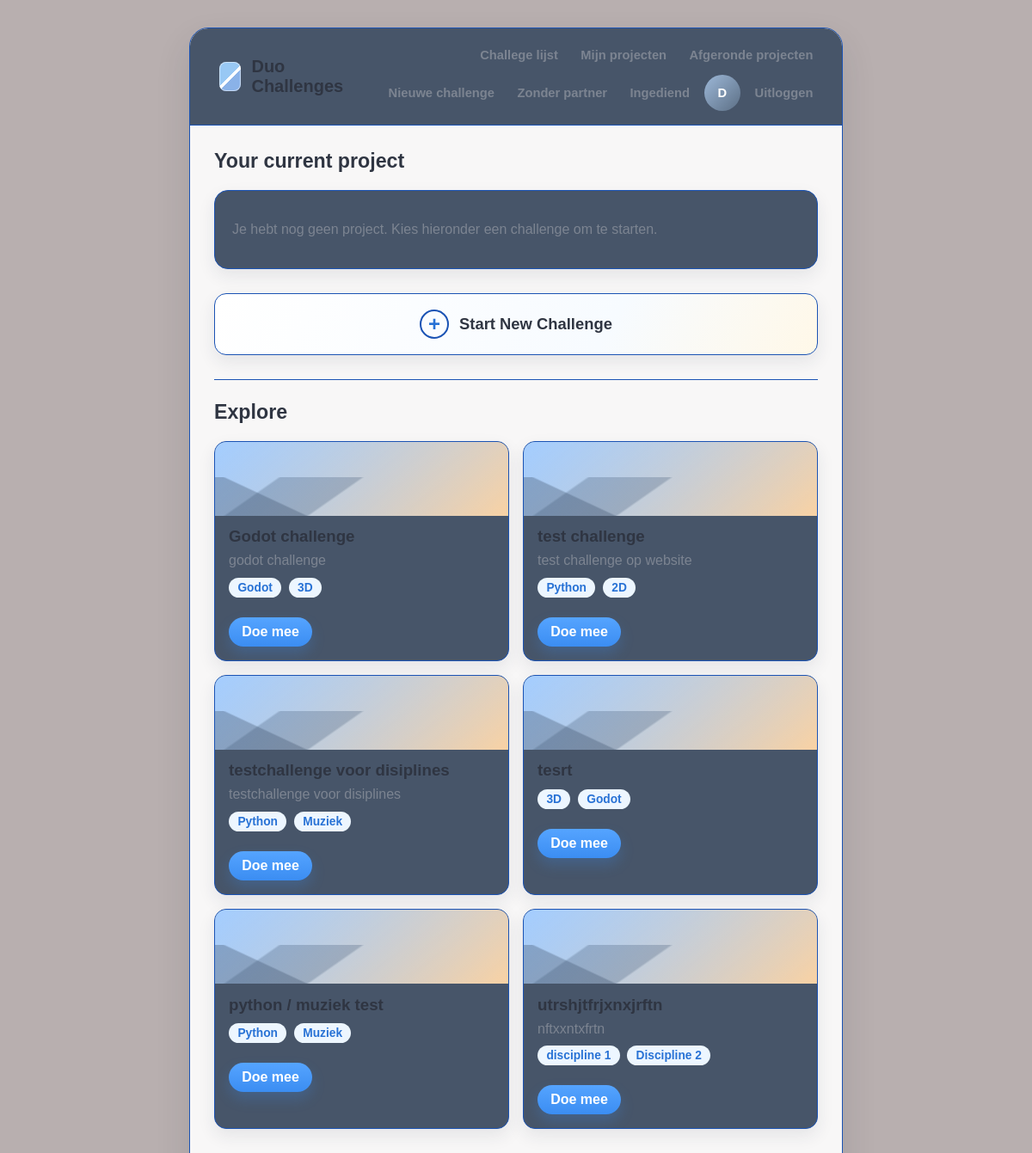
Before: /challenges/ (signed in) with the older database file.
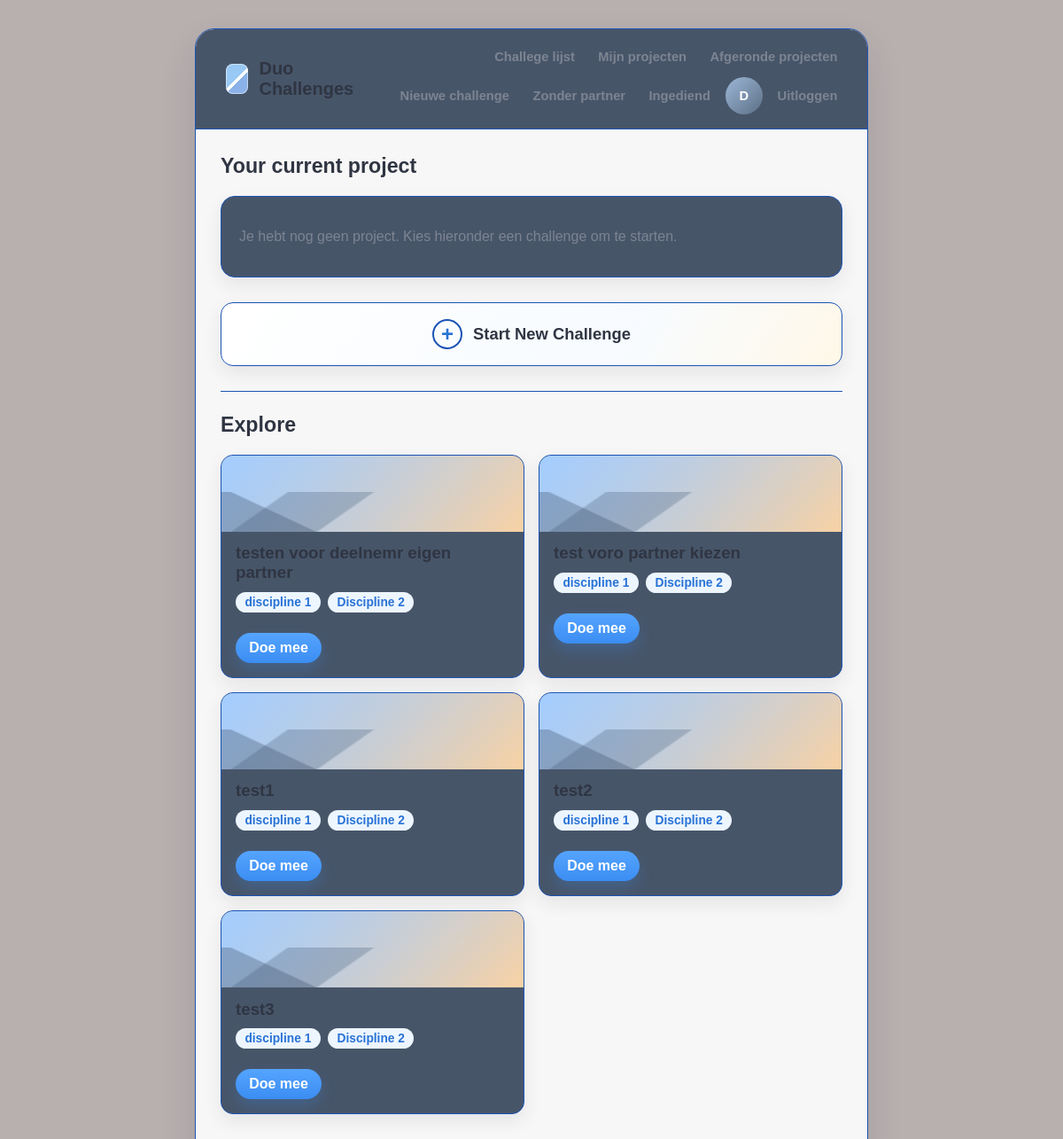
After: the same page with the newer database file.
### challenges/models.py (models this page shows, shortened)
class Challenge(models.Model):
    titel = models.CharField(max_length=200)
    omschrijving = models.TextField()
    discipline_een = models.ForeignKey(
        Discipline,
        on_delete=models.CASCADE,
        related_name='challenges_een'
    )
    discipline_twee = models.ForeignKey(
        Discipline,
        on_delete=models.CASCADE,
        related_name='challenges_twee'
    )
    aangemaakt_door = models.ForeignKey(
        User,
        on_delete=models.SET_NULL,
        null=True
    )
    aangemaakt_op = models.DateTimeField(auto_now_add=True)

class Discipline(models.Model):
    naam = models.CharField(max_length=100)
    def __str__(self):
        return self.naam

### challenges/views.py (the view)
# urls.py: path('challenges/', views.challenges_lijst, name='challenges_lijst'),
@login_required(login_url='login')
def challenges_lijst(request):
    verborgen_challenge_ids = Project.objects.filter(
        Q(deelnemer=request.user) | Q(partner=request.user),
        status__in=['goedgekeurd', 'afgekeurd']
    ).values_list('challenge_id', flat=True)
    challenges = Challenge.objects.exclude(id__in=verborgen_challenge_ids)
    projecten = Project.objects.filter(deelnemer=request.user)
    uitgenodigde_projecten = Project.objects.filter(
        uitgenodigde_partner=request.user
    )
    huidig_project = Project.objects.filter(
        Q(deelnemer=request.user) | Q(partner=request.user)
).exclude(status__in=['goedgekeurd', 'afgekeurd']).first()
    for challenge in challenges:
        challenge.user_project = projecten.filter(challenge=challenge).first()
        challenge.uitnodiging = uitgenodigde_projecten.filter(challenge=challenge).first()
    return render(request, 'challenges_lijst.html', {
        'challenges': challenges,
        'projecten': projecten,
        'uitgenodigde_projecten': uitgenodigde_projecten,
        'huidig_project': huidig_project,
    })

### challenges/templates/challenges_lijst.html (shortened to what this page needs)
{% extends 'base.html' %}
{% block content %}
{% with current_project=huidig_project %}
    <section class="dashboard-section">
        <h2>Your current project</h2>
        {% if current_project %}
            <div class="current-project-card status-{{ current_project.status }}">
                <div class="current-project-body">
                    {% if current_project.afbeelding %}
                        <img class="project-thumb-image" src="{{ current_project.afbeelding.url }}" alt="Afbeelding van {{ current_project.challenge.titel }}">
                    {% else %}
                        <div class="project-thumb-empty"></div>
                    {% endif %}
                    <div>
                        <h3 class="section-title">{{ current_project.challenge.titel }}</h3>
                        <p class="line text-muted">
                            Partner:
                            {% if current_project.partner %}
                                {{ current_project.partner.username }}
                            {% else %}
                                Nog geen partner
                            {% endif %}
                        </p>
                        <div class="progress-row">
                            <div class="progress-track">
                                <span class="progress-bar progress-{{ current_project.status }}"></span>
                            </div>
                            <strong>
                                {% if current_project.status == 'goedgekeurd' %}
                                    100%
                                {% elif current_project.status == 'ingediend' %}
                                    80%
                                {% elif current_project.status == 'afgekeurd' %}
                                    35%
                                {% else %}
                                    60%
                                {% endif %}
                            </strong>
                        </div>
                    </div>
                </div>
                <div class="current-project-actions">
                    <a class="button button-wide" href="{% url 'mijn_projecten' %}">Open Project</a>
                </div>
            </div>
        {% else %}
            <div class="card">
                <p class="text-muted">Je hebt nog geen project. Kies hieronder een challenge om te starten.</p>
            </div>
        {% endif %}
    </section>
{% endwith %}
<a class="start-card" href="#explore">
    <span class="plus-icon">+</span>
    <span>Start New Challenge</span>
</a>
<section id="explore" class="dashboard-section dashboard-divider">
    <h2>Explore</h2>
    <div class="challenge-grid">
        {% for challenge in challenges %}
            <article class="challenge-card">
                <div class="thumb" aria-hidden="true"></div>
                <div class="challenge-card-body">
                    <h3 class="section-title">{{ challenge.titel }}</h3>
                    <p class="line text-muted">{{ challenge.omschrijving|truncatechars:70 }}</p>
                    <p class="line-large">
                        <span class="badge">{{ challenge.discipline_een }}</span>
                        <span class="badge">{{ challenge.discipline_twee }}</span>
                    </p>
                    {% if challenge.user_project %}
                        <p class="text-success">Jij doet al mee</p>
                        <a class="button button-small" href="{% url 'mijn_projecten' %}">Open Project</a>
                    {% else %}
                        <a class="button button-small button-spaced" href="{% url 'project_aanmaken' challenge.id %}">
                            Doe mee
                        </a>
                    {% endif %}
                </div>
            </article>
        {% empty %}
            <p>Er zijn nog geen challenges.</p>
        {% endfor %}
    </div>
</section>
{% endblock %}

Changed rows visible on the page:
removed Challenge: titel "Godot challenge", omschrijving "godot challenge", discipline_een "Godot", discipline_twee "3D", shows "Doe mee"
removed Challenge: titel "test challenge", omschrijving "test challenge op website", discipline_een "Python", discipline_twee "2D", shows "Doe mee"
removed Challenge: titel "testchallenge voor disiplines", omschrijving "testchallenge voor disiplines", discipline_een "Python", discipline_twee "Muziek", shows "Doe mee"
removed Challenge: titel "tesrt", discipline_een "3D", discipline_twee "Godot", shows "Doe mee"
removed Challenge: titel "python / muziek test", discipline_een "Python", discipline_twee "Muziek", shows "Doe mee"
removed Challenge: titel "utrshjtfrjxnxjrftn", omschrijving "nftxxntxfrtn", discipline_een "discipline 1", discipline_twee "Discipline 2", shows "Doe mee"
added Challenge: titel "testen voor deelnemr eigen partner", discipline_een "discipline 1", discipline_twee "Discipline 2", shows "Doe mee"
added Challenge: titel "test voro partner kiezen", discipline_een "discipline 1", discipline_twee "Discipline 2", shows "Doe mee"
added Challenge: titel "test1", discipline_een "discipline 1", discipline_twee "Discipline 2", shows "Doe mee"
added Challenge: titel "test2", discipline_een "discipline 1", discipline_twee "Discipline 2", shows "Doe mee"
added Challenge: titel "test3", discipline_een "discipline 1", discipline_twee "Discipline 2", shows "Doe mee"
